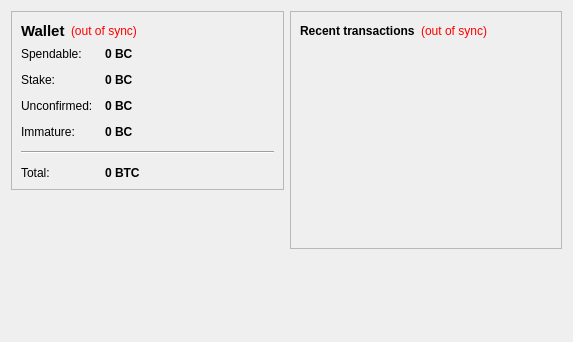
<?xml version="1.0" encoding="UTF-8"?>
<ui version="4.0">
 <class>OverviewPage</class>
 <widget class="QWidget" name="OverviewPage">
  <property name="geometry">
   <rect>
    <x>0</x>
    <y>0</y>
    <width>573</width>
    <height>342</height>
   </rect>
  </property>
  <property name="windowTitle">
   <string>Form</string>
  </property>
  <layout class="QHBoxLayout" name="horizontalLayout" stretch="1,1">
   <item>
    <layout class="QVBoxLayout" name="verticalLayout_2">
     <item>
      <widget class="QFrame" name="frame">
       <property name="frameShape">
        <enum>QFrame::StyledPanel</enum>
       </property>
       <property name="frameShadow">
        <enum>QFrame::Raised</enum>
       </property>
       <layout class="QVBoxLayout" name="verticalLayout_4">
        <item>
         <layout class="QHBoxLayout" name="horizontalLayout_4">
          <item>
           <widget class="QLabel" name="label_5">
            <property name="font">
             <font>
              <pointsize>11</pointsize>
              <weight>75</weight>
              <bold>true</bold>
             </font>
            </property>
            <property name="text">
             <string>Wallet</string>
            </property>
           </widget>
          </item>
          <item>
           <widget class="QLabel" name="labelWalletStatus">
            <property name="toolTip">
             <string>The displayed information may be out of date. Your wallet automatically synchronizes with the Pandacoin network after a connection is established, but this process has not completed yet.</string>
            </property>
            <property name="styleSheet">
             <string notr="true">QLabel { color: red; }</string>
            </property>
            <property name="text">
             <string notr="true">(out of sync)</string>
            </property>
            <property name="alignment">
             <set>Qt::AlignLeading|Qt::AlignLeft|Qt::AlignVCenter</set>
            </property>
           </widget>
          </item>
          <item>
           <spacer name="horizontalSpacer_2">
            <property name="orientation">
             <enum>Qt::Horizontal</enum>
            </property>
            <property name="sizeHint" stdset="0">
             <size>
              <width>40</width>
              <height>20</height>
             </size>
            </property>
           </spacer>
          </item>
         </layout>
        </item>
        <item>
         <layout class="QFormLayout" name="formLayout_2">
          <property name="fieldGrowthPolicy">
           <enum>QFormLayout::AllNonFixedFieldsGrow</enum>
          </property>
          <property name="horizontalSpacing">
           <number>12</number>
          </property>
          <property name="verticalSpacing">
           <number>12</number>
          </property>
          <item row="0" column="0">
           <widget class="QLabel" name="label">
            <property name="text">
             <string>Spendable:</string>
            </property>
           </widget>
          </item>
          <item row="0" column="1">
           <widget class="QLabel" name="labelBalance">
            <property name="font">
             <font>
              <weight>75</weight>
              <bold>true</bold>
             </font>
            </property>
            <property name="cursor">
             <cursorShape>IBeamCursor</cursorShape>
            </property>
            <property name="toolTip">
             <string>Your current spendable balance</string>
            </property>
            <property name="text">
             <string notr="true">0 BC</string>
            </property>
            <property name="textInteractionFlags">
             <set>Qt::LinksAccessibleByMouse|Qt::TextSelectableByKeyboard|Qt::TextSelectableByMouse</set>
            </property>
           </widget>
          </item>
          <item row="1" column="0">
           <widget class="QLabel" name="label_6">
            <property name="text">
             <string>Stake:</string>
            </property>
           </widget>
          </item>
          <item row="1" column="1">
           <widget class="QLabel" name="labelStake">
            <property name="font">
             <font>
              <weight>75</weight>
              <bold>true</bold>
             </font>
            </property>
            <property name="cursor">
             <cursorShape>IBeamCursor</cursorShape>
            </property>
            <property name="toolTip">
             <string>Total of coins that was staked, and do not yet count toward the current balance</string>
            </property>
            <property name="text">
             <string notr="true">0 BC</string>
            </property>
            <property name="textInteractionFlags">
             <set>Qt::LinksAccessibleByMouse|Qt::TextSelectableByKeyboard|Qt::TextSelectableByMouse</set>
            </property>
           </widget>
          </item>
          <item row="2" column="0">
           <widget class="QLabel" name="label_3">
            <property name="text">
             <string>Unconfirmed:</string>
            </property>
           </widget>
          </item>
          <item row="2" column="1">
           <widget class="QLabel" name="labelUnconfirmed">
            <property name="font">
             <font>
              <weight>75</weight>
              <bold>true</bold>
             </font>
            </property>
            <property name="cursor">
             <cursorShape>IBeamCursor</cursorShape>
            </property>
            <property name="toolTip">
             <string>Total of transactions that have yet to be confirmed, and do not yet count toward the current balance</string>
            </property>
            <property name="text">
             <string notr="true">0 BC</string>
            </property>
            <property name="textInteractionFlags">
             <set>Qt::LinksAccessibleByMouse|Qt::TextSelectableByKeyboard|Qt::TextSelectableByMouse</set>
            </property>
           </widget>
          </item>
          <item row="3" column="0">
           <widget class="QLabel" name="labelImmatureText">
            <property name="text">
             <string>Immature:</string>
            </property>
           </widget>
          </item>
          <item row="3" column="1">
           <widget class="QLabel" name="labelImmature">
            <property name="font">
             <font>
              <weight>75</weight>
              <bold>true</bold>
             </font>
            </property>
            <property name="toolTip">
             <string>Mined balance that has not yet matured</string>
            </property>
            <property name="text">
             <string notr="true">0 BC</string>
            </property>
            <property name="textInteractionFlags">
             <set>Qt::LinksAccessibleByMouse|Qt::TextSelectableByKeyboard|Qt::TextSelectableByMouse</set>
            </property>
           </widget>
          </item>
          <item row="4" column="0" colspan="2">
           <widget class="Line" name="line">
            <property name="orientation">
             <enum>Qt::Horizontal</enum>
            </property>
           </widget>
          </item>
          <item row="5" column="0">
           <widget class="QLabel" name="labelTotalText">
            <property name="text">
             <string>Total:</string>
            </property>
           </widget>
          </item>
          <item row="5" column="1">
           <widget class="QLabel" name="labelTotal">
            <property name="font">
             <font>
              <weight>75</weight>
              <bold>true</bold>
             </font>
            </property>
            <property name="cursor">
             <cursorShape>IBeamCursor</cursorShape>
            </property>
            <property name="toolTip">
             <string>Your current total balance</string>
            </property>
            <property name="text">
             <string notr="true">0 BTC</string>
            </property>
            <property name="textInteractionFlags">
             <set>Qt::LinksAccessibleByMouse|Qt::TextSelectableByKeyboard|Qt::TextSelectableByMouse</set>
            </property>
           </widget>
          </item>
         </layout>
        </item>
       </layout>
      </widget>
     </item>
     <item>
      <spacer name="verticalSpacer">
       <property name="orientation">
        <enum>Qt::Vertical</enum>
       </property>
       <property name="sizeHint" stdset="0">
        <size>
         <width>20</width>
         <height>40</height>
        </size>
       </property>
      </spacer>
     </item>
    </layout>
   </item>
   <item>
    <layout class="QVBoxLayout" name="verticalLayout_3">
     <item>
      <widget class="QFrame" name="frame_2">
       <property name="frameShape">
        <enum>QFrame::StyledPanel</enum>
       </property>
       <property name="frameShadow">
        <enum>QFrame::Raised</enum>
       </property>
       <layout class="QVBoxLayout" name="verticalLayout">
        <item>
         <layout class="QHBoxLayout" name="horizontalLayout_2">
          <item>
           <widget class="QLabel" name="label_4">
            <property name="text">
             <string>&lt;b&gt;Recent transactions&lt;/b&gt;</string>
            </property>
           </widget>
          </item>
          <item>
           <widget class="QLabel" name="labelTransactionsStatus">
            <property name="toolTip">
             <string>The displayed information may be out of date. Your wallet automatically synchronizes with the Pandacoin network after a connection is established, but this process has not completed yet.</string>
            </property>
            <property name="styleSheet">
             <string notr="true">QLabel { color: red; }</string>
            </property>
            <property name="text">
             <string notr="true">(out of sync)</string>
            </property>
            <property name="alignment">
             <set>Qt::AlignRight|Qt::AlignTrailing|Qt::AlignVCenter</set>
            </property>
           </widget>
          </item>
          <item>
           <spacer name="horizontalSpacer">
            <property name="orientation">
             <enum>Qt::Horizontal</enum>
            </property>
            <property name="sizeHint" stdset="0">
             <size>
              <width>40</width>
              <height>20</height>
             </size>
            </property>
           </spacer>
          </item>
         </layout>
        </item>
        <item>
         <widget class="QListView" name="listTransactions">
          <property name="styleSheet">
           <string notr="true">QListView { background: transparent; }</string>
          </property>
          <property name="frameShape">
           <enum>QFrame::NoFrame</enum>
          </property>
          <property name="verticalScrollBarPolicy">
           <enum>Qt::ScrollBarAlwaysOff</enum>
          </property>
          <property name="horizontalScrollBarPolicy">
           <enum>Qt::ScrollBarAlwaysOff</enum>
          </property>
          <property name="selectionMode">
           <enum>QAbstractItemView::NoSelection</enum>
          </property>
         </widget>
        </item>
       </layout>
      </widget>
     </item>
     <item>
      <spacer name="verticalSpacer_2">
       <property name="orientation">
        <enum>Qt::Vertical</enum>
       </property>
       <property name="sizeHint" stdset="0">
        <size>
         <width>20</width>
         <height>40</height>
        </size>
       </property>
      </spacer>
     </item>
    </layout>
   </item>
  </layout>
 </widget>
 <resources/>
 <connections/>
</ui>
